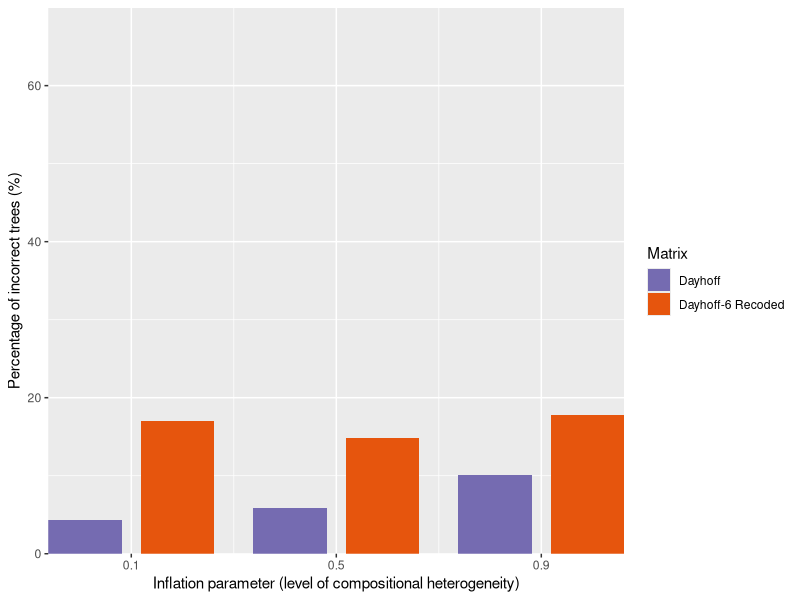

The R script that drew this image:
setwd("/Hernandez_Ryan_2019_RecodingSim/02-COMPOSITIONAL_HETEROGENEITY/02-HETEROGENEOUS_DATA")
data <- read.csv('comp_het_chang_proportion.csv')
data$proportion <- data$proportion*100
names(data)[3]<-"percent"
library(ggplot2)
b <- ggplot(data, aes(x=inflation.parameter, y=percent)) + geom_bar(aes(fill=type), stat = "identity", position=position_dodge2(preserve = c("total"), padding = 0.2)) 
b + scale_x_continuous(name="Inflation parameter (level of compositional heterogeneity)", breaks =c(0.1, 0.5, 0.9), label=c("0.1","0.5","0.9"), expand = c(0, 0)) + scale_y_continuous(name="Percentage of incorrect trees (%)", expand = c(0, 0), limits=c(0,70)) + labs(fill="Matrix") + scale_fill_manual(values=c("#756bb1","#e6550d"))
